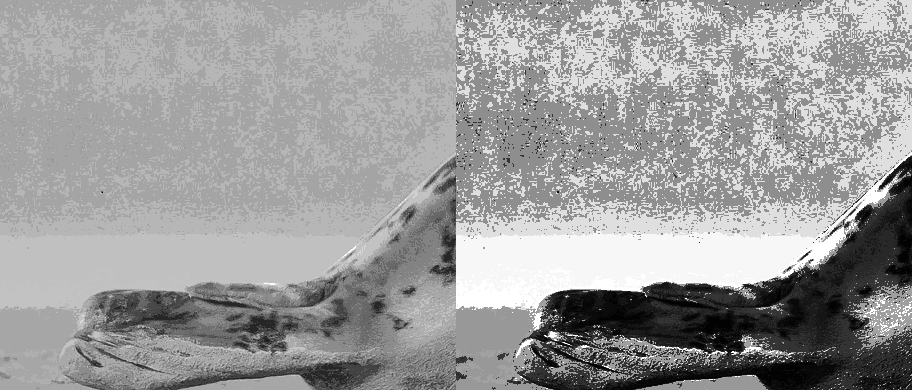
#> input picture res.bmp, 912 x 390 px
$ python laplace.py res.bmp
#> lines starting #> are read from the running program, lines starting #| are printed output that depends on the picture
import sys
import cv2 as cv
def main(argv):
    ddepth = cv.CV_16S
    kernel_size = 3
    window_name = "Laplace Demo"
    imageName = argv[0] if len(argv) > 0 else 'Untitled.png'
    src = cv.imread(cv.samples.findFile(imageName), cv.IMREAD_COLOR)
#> src is the input picture: shape (390, 912, 3); min 0, max 255, mean 156.2
    if src is None:
        print ('Error opening image')
        print ('Program Arguments: [image_name -- default Untitled.png]')
        return -1
    src = cv.GaussianBlur(src, (3, 3), 0)
    src_gray = cv.cvtColor(src, cv.COLOR_BGR2GRAY)
    cv.namedWindow(window_name, cv.WINDOW_AUTOSIZE)
    dst = cv.Laplacian(src_gray, ddepth, ksize=kernel_size)
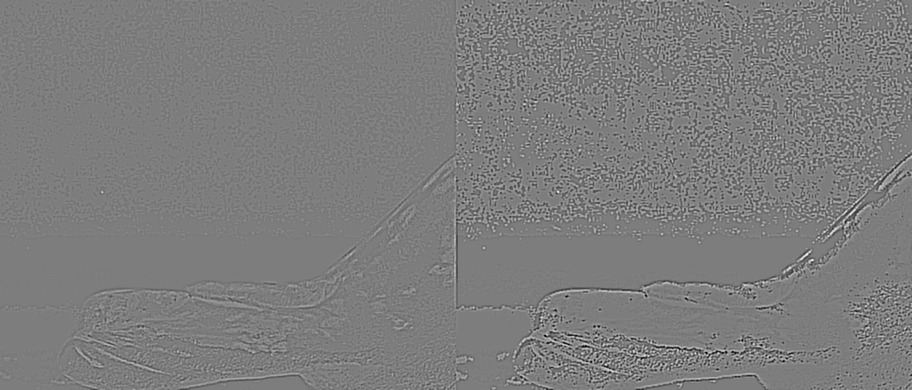
#> dst: shape (390, 912) int16; min -530, max 548, mean 0; drawn with min black and max white
    abs_dst = cv.convertScaleAbs(dst)
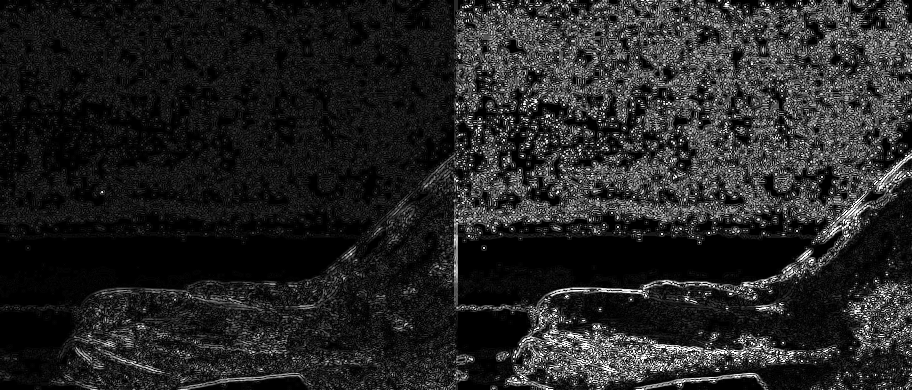
#> abs_dst: shape (390, 912); min 0, max 255, mean 35.8
    cv.imshow(window_name, abs_dst)
    cv.waitKey(0)
    return 0
if __name__ == "__main__":
    main(sys.argv[1:])
    #aaaaaaaaaaaa
